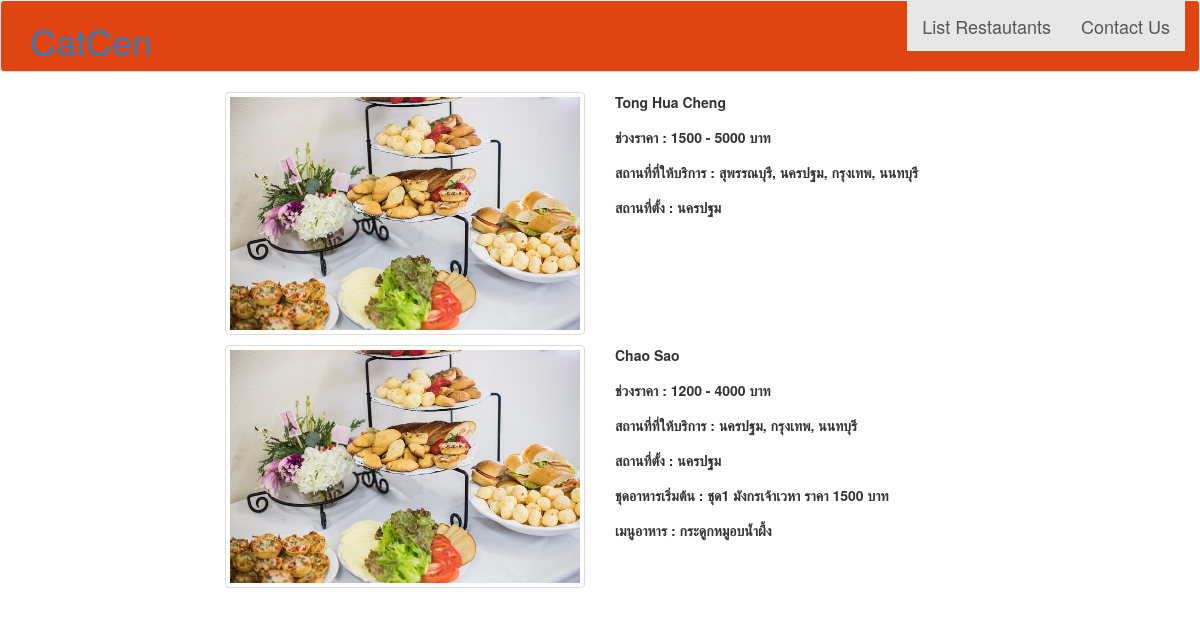
The page /chinesetable_list/ on the database its author committed.
### caterlist/models.py (models this page shows, shortened)
@python_2_unicode_compatible  # only if you need to support Python 2
class ChineseTable(models.Model):
    title_text = models.CharField(max_length=100)
    pub_date = models.DateTimeField('date published')
    image = models.ImageField(upload_to='caterlist/static')
    place_for_service_text = models.CharField(max_length=100)
    location_text = models.CharField(max_length=100)
    description_text = models.TextField()
    price_start_number = models.IntegerField(default=0)
    price_end_number = models.IntegerField(default=1)
    def filename(self):
        return os.path.basename(self.image.url)

@python_2_unicode_compatible  # only if you need to support Python 2
class SetMenu(models.Model):
    chinesetable  = models.ForeignKey(ChineseTable, on_delete=models.CASCADE)
    setMenu_number = models.CharField(max_length=5)
    setMenu_price = models.IntegerField(default=1)
    setMenu_name = models.CharField(max_length=100)
    setMenu_detail = models.TextField()

### caterlist/views.py (the view)
# urls.py: url(r'^chinesetable_list/$', views.CateringList.as_view(), name="chinesetable_list"),
class CateringList(generic.ListView):
	model = ChineseTable
	template_name = 'caterlist/chinesetable_list.html'

### caterlist/templates/caterlist/chinesetable_list.html (shortened to what this page needs)
{% load staticfiles %}
<!DOCTYPE html>
<html>
<head>
	<link rel="stylesheet" type="text/css" href="http://cdn.rawgit.com/Eonasdan/bootstrap-datetimepicker/e8bddc60e73c1ec2475f827be36e1957af72e2ea/build/css/bootstrap-datetimepicker.css">
	<link rel="stylesheet" type="text/css" href="https://cdnjs.cloudflare.com/ajax/libs/bootstrap-slider/6.0.16/css/bootstrap-slider.min.css">
	{% load bootstrap3 %}
	{% bootstrap_css %}
</head>
<body>
	<nav class="navbar navbar-default black-background">
	  <div class="container container-fluid">
	    <div class="navbar-header">
	    	<a href="/"><h1>CatCen</h1></a>
	    </div>
	    <ul class="nav navbar-nav navbar-right">
	    	<li class="active">
    			<a class="black-text" href="/chinesetable_list">List Restautants</a>
    		</li>
    		<li class="active">
    			<a class="black-text" href="#">Contact Us</a>
    		</li>
    	  </ul>
	  </div>
	</nav>
	  	<div class="container">
	  		{% for place in object_list %}
	    	<div class="row">
		    	<div class="col-md-2">
		    	</div>
		    	<div class="col-md-4">
		    		<img src="{% static place.filename %}" class="img-thumbnail sizing" alt="140x140">
		    	</div>
		    	<div class="col-md-4">
		    		<p>
		    		<label>{{place.title_text}}</label>
		    		<p><label>ช่วงราคา : {{place.price_start_number}} - {{place.price_end_number}} บาท</label>
		    		<p><label>สถานที่ที่ให้บริการ : {{place.place_for_service_text}}</label>
		    		<p><label>สถานที่ตั้ง : {{place.location_text}}</label>
		    		{% for menu in place.setmenu_set.all|slice:":1" %}
			    			{% if menu.chinesetable_id == place.id %}
					    	<div>
					    		<p><label>ชุดอาหารเริ่มต้น : </label>
								<label> {{ menu.setMenu_number }} {{ menu.setMenu_name }} ราคา {{ menu.setMenu_price }} บาท</label>
								<p>
								<label> เมนูอาหาร : {{ menu.setMenu_detail }} </label>
							</div>
							{% endif %}
					{% endfor %}
	    	</div>
	    </div>
	    <p>
	    {% endfor %}
	  	</div>
</body>

### caterlist/templates/caterlist/chinesetable_list.html (style rules this page uses)
.black-background { background-color: #E04410; }
.black-text { font-size: 18px !important; }

### rows shown on the page
ChineseTable: image (picture), title_text "Tong Hua Cheng", price_start_number "1500", price_end_number "5000", place_for_service_text "สุพรรณบุรี, นครปฐม, กรุงเทพ, นนทบุรี", location_text "นครปฐม"
ChineseTable: image (picture), title_text "Chao Sao", price_start_number "1200", price_end_number "4000", place_for_service_text "นครปฐม, กรุงเทพ, นนทบุรี", location_text "นครปฐม"
SetMenu: setMenu_number "ชุด1", setMenu_name "มังกรเจ้าเวหา", setMenu_price "1500", setMenu_detail "กระดูกหมูอบน้ำผึ้ง"
